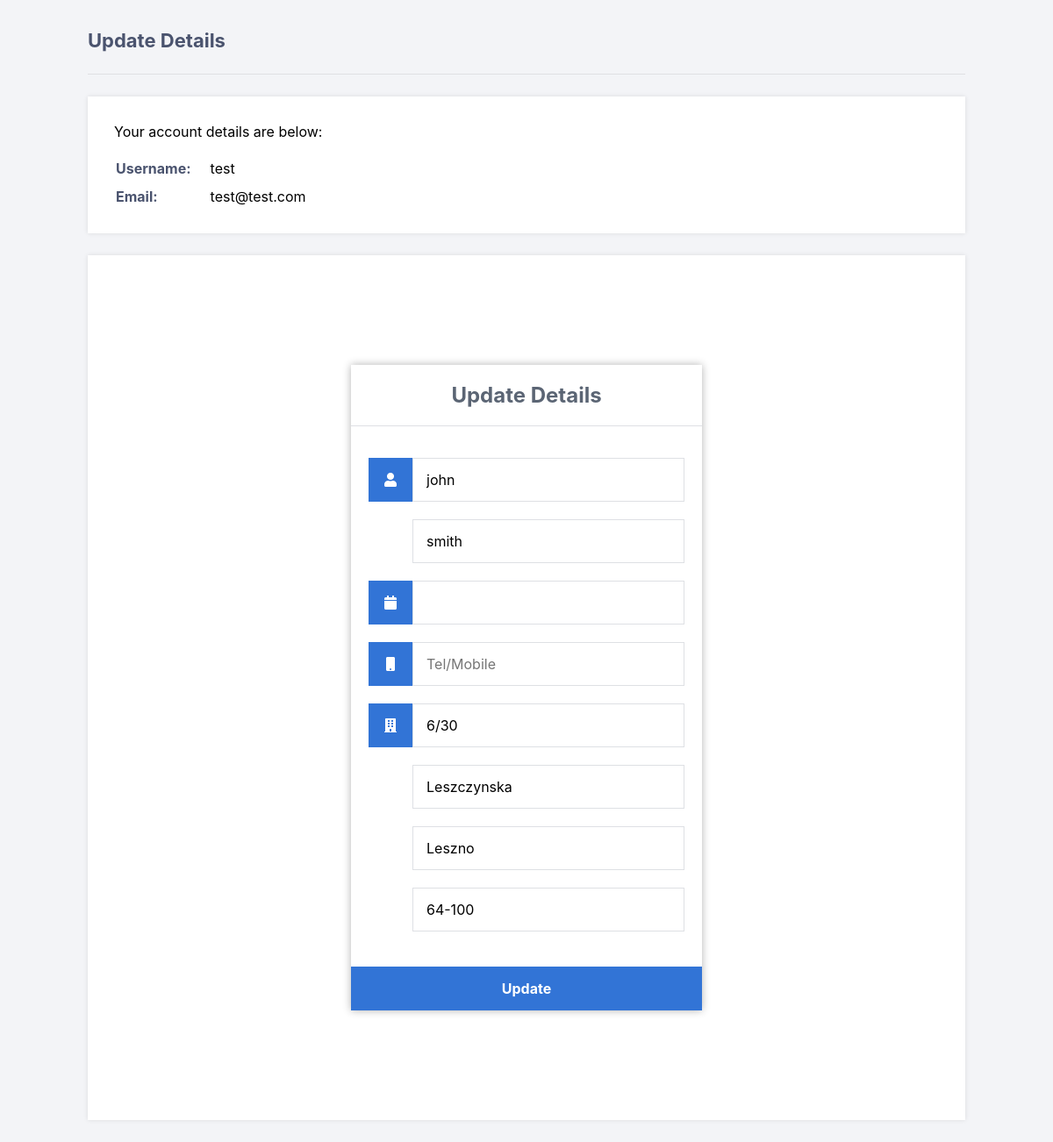
Page /public_html/update_details.php (signed in) on the earlier database version.
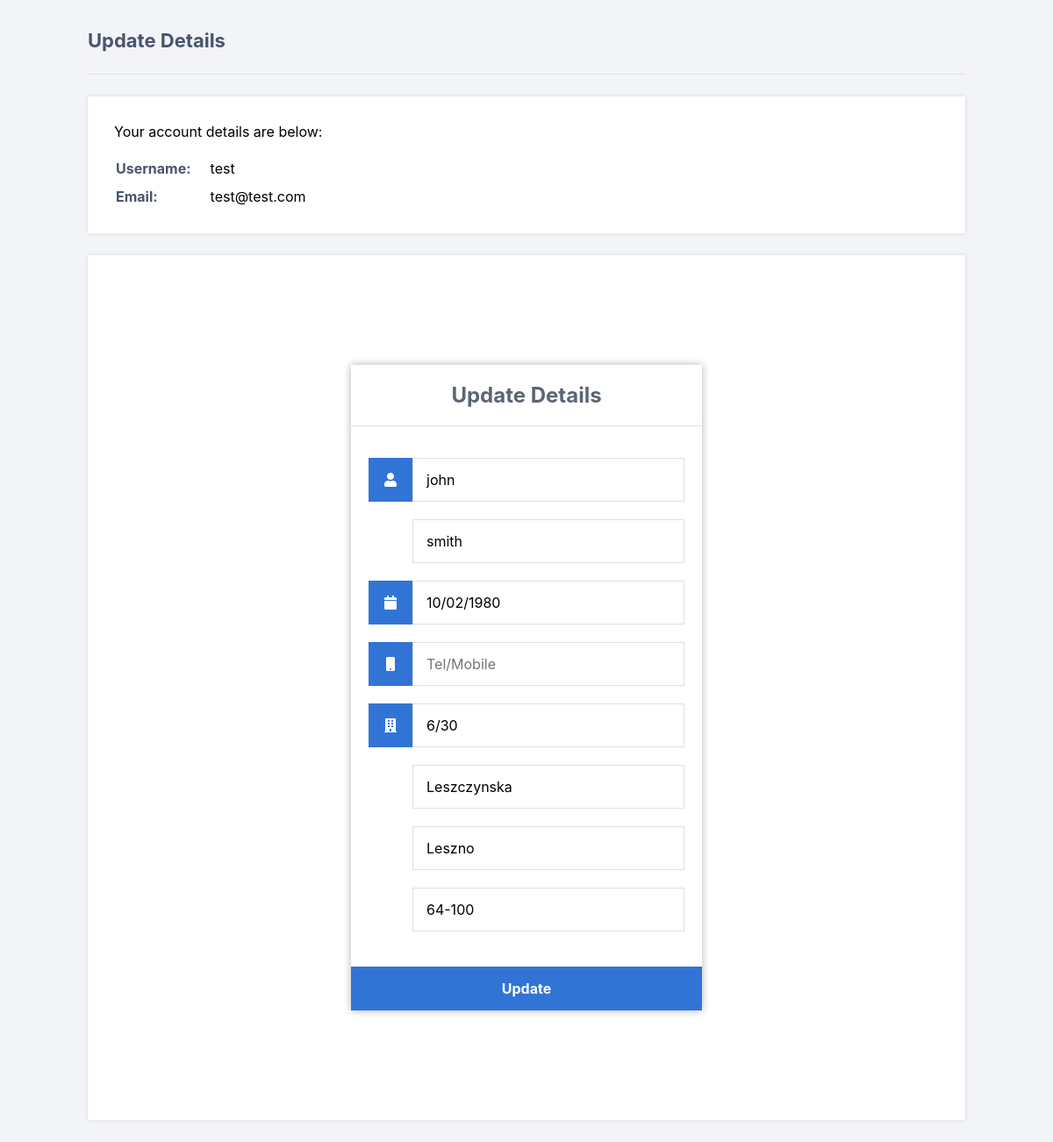
Same page on the later database version.
### tables this page shows
CREATE TABLE IF NOT EXISTS `accounts` (
	`id` int NOT NULL AUTO_INCREMENT,
  	`username` varchar(50) NOT NULL UNIQUE,
  	`password` varchar(255) NOT NULL,
  	`email` varchar(100) NOT NULL UNIQUE,
    `activation_code` varchar(50) DEFAULT '',   
    PRIMARY KEY (`id`)    
);

CREATE TABLE IF NOT EXISTS `userdetails` (
	 `user_id` int NOT NULL,
     `given_name` varchar(50) NOT NULL,
     `surname` varchar(50) NOT NULL,
     `dob` varchar(10) NOT NULL,
     `mobile` varchar(20) DEFAULT '',
    PRIMARY KEY (`user_id`),
    FOREIGN KEY (`user_id`) REFERENCES `accounts`(`id`) ON DELETE CASCADE
);

CREATE TABLE IF NOT EXISTS `addresses` (
     `user_id` int NOT NULL,
     `street` varchar(50) DEFAULT '' ,
     `house` varchar(20) DEFAULT '',
     `city` varchar(20) DEFAULT '',
     `postcode` varchar(6) DEFAULT '',
    PRIMARY KEY (`user_id`),
    FOREIGN KEY (`user_id`) REFERENCES `accounts`(`id`) ON DELETE CASCADE
);

### public_html/update_details.php (the view, shortened to what this page needs)
<?php
include 'db/_con.php';
$stmt = $con->prepare('SELECT ac.email, ud.given_name, ud.surname, ud.mobile, ud.dob, ad.street, ad.house, ad.city, ad.postcode FROM accounts as ac
JOIN userdetails as ud
ON ac.id = ud.user_id
JOIN addresses as ad
on ac.id = ud.user_id
WHERE ac.id = ?');
$stmt->bind_param('i', $_SESSION['id']);
$stmt->execute();
$stmt->bind_result($email, $given_name, $surname, $mobile, $dob, $street,$house,$city,$postcode );
?>
<!DOCTYPE html>
<html>
	<head>
		<link href="style.css" rel="stylesheet" type="text/css">
		<link rel="stylesheet" href="https://use.fontawesome.com/releases/v5.7.1/css/all.css">
	</head>
	<body class="loggedin">
		<div class="content">
			<h2>Update Details</h2>
			<div>
				<p>Your account details are below:</p>
				<table>
					<tr>
						<td>Username:</td>
						<td><?=$_SESSION['name']?></td>
					</tr>
					<tr>
						<td>Email:</td>
						<td><?=$email?></td>
					</tr>
				</table>
			</div>
			<div>
            <div class="register">
			<h1>Update Details</h1>
			<form action="db/update_details_engine.php" method="post" autocomplete="off">
			<label for="given_name">
					<i class="fas fa-user"></i>
				</label>
				<input type="text" name="given_name" placeholder="Name" value="<?=$given_name?>" id="given_name" required>
				<label class="no_bcg" for="surname">
				</label>
				<input type="text" name="surname" placeholder="Surname" value="<?=$surname?>" id="surname" required>
				<label  for="dob">
					<i class="fas fa-calendar"></i>
				</label>
				<input type="text" name="dob" value="<?=$dob?>" id="dob" required>
				<label for="mobile">
					<i class="fas fa-mobile"></i>
				</label>
				<input type="number" name="mobile" placeholder="Tel/Mobile" id="mobile">
				<label for="house">
					<i class="fas fa-building "></i>
				</label>
				<input type="text" name="house" value="<?=$house?>" placeholder="Number" id="house">
                <label class="no_bcg"  for="street">
				</label>
                <input type="text" name="street" value="<?=$street?>" placeholder="Ulica" id="street">
				<label class="no_bcg" for="city">
				</label>
				<input type="text" name="city" value="<?=$city?>" placeholder="City" id="city">
				<label class="no_bcg" for="postcode">
					<i class="fas fa-building"></i>
				</label>
				<input type="text" name="postcode" value="<?=$postcode?>" placeholder="Postcode" id="postcode">
                <input type="submit" value="Update">
                </form>
	</body>
</html>

Differences in the rows shown:
changed through a linked row, accounts "test@test.com": dob (not shown) → "10/02/1980"
